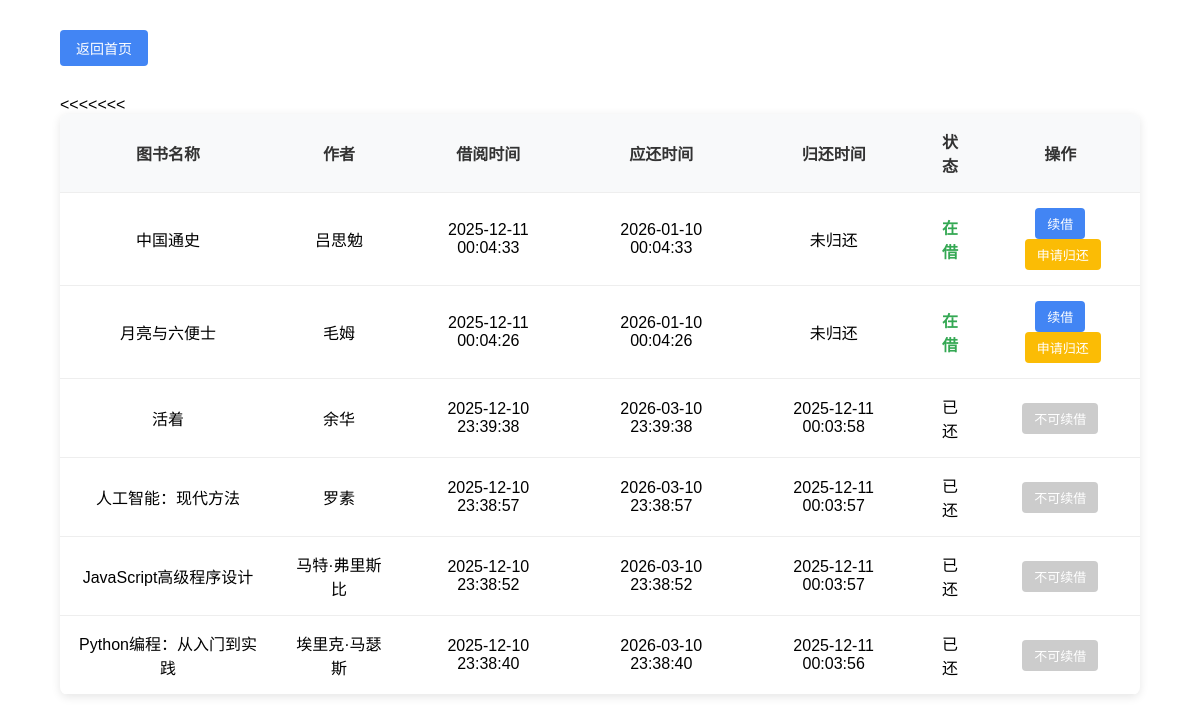
The app's page /user/my-borrows (signed in) with its own data.
### tables this page shows
CREATE TABLE borrow_record (
            id INTEGER PRIMARY KEY AUTOINCREMENT,
            user_id INTEGER NOT NULL,
            book_id INTEGER NOT NULL,
            borrow_time TEXT NOT NULL,
            due_time TEXT NOT NULL,
            return_time TEXT,
            renew_count INTEGER DEFAULT 0,
            overdue_days INTEGER DEFAULT 0,
            fine REAL DEFAULT 0,
            status INTEGER DEFAULT 1,  --1:在借, 2:已还, 3:逾期
            FOREIGN KEY (user_id) REFERENCES user(id),
            FOREIGN KEY (book_id) REFERENCES book(id)
        );

CREATE TABLE book (
            id INTEGER PRIMARY KEY AUTOINCREMENT,
            isbn TEXT UNIQUE NOT NULL,
            title TEXT NOT NULL,
            author TEXT NOT NULL,
            publisher TEXT NOT NULL,
            publish_date TEXT NOT NULL,
            category_id INTEGER,
            price REAL NOT NULL,
            stock INTEGER NOT NULL DEFAULT 0,
            cover TEXT,  -- 封面路径
            description TEXT,
            FOREIGN KEY (category_id) REFERENCES book_category(id)
        );

### app.py (the view)
@app.route('/user/my-borrows')
def my_borrows():
    if 'user_id' not in session or session['identity'] != 'student':
        return redirect(url_for('login'))
    db = get_db()
    borrows = db.execute('''
        SELECT br.*, b.title as book_title, b.author as book_author
        FROM borrow_record br
        LEFT JOIN book b ON br.book_id = b.id
        WHERE br.user_id = ?
        ORDER BY br.borrow_time DESC
    ''', (session['user_id'],)).fetchall()
    return render_template('my_borrows.html', borrows=borrows)

### app.py (called while the page is built)
def get_db():
    conn = sqlite3.connect(DATABASE)
    conn.row_factory = sqlite3.Row  # 允许通过列名访问数据
    return conn

### templates/my_borrows.html (shortened to what this page needs)
<!DOCTYPE html>
<html lang="zh-CN">
<head>
    <link rel="stylesheet" href="{{ url_for('static', filename='style.css') }}">
</head>
<body>
    <div class="borrow-container">
        <div class="header">
            <a href="{{ url_for('user_home') }}" class="back-btn">返回首页</a>
        </div>
        {% if borrows %}
            <table class="borrow-table">
                <thead>
                    <tr>
                        <<th>图书名称</th>
                        <<th>作者</th>
                        <<th>借阅时间</th>
                        <<th>应还时间</th>
                        <<th>归还时间</th>
                        <<th>状态</th>
                        <<th>操作</th>
                    </tr>
                </thead>
                <tbody>
                    {% for borrow in borrows %}
                        <tr>
                            <td>{{ borrow.book_title }}</td>
                            <td>{{ borrow.book_author }}</td>
                            <td>{{ borrow.borrow_time }}</td>
                            <td>{{ borrow.due_time }}</td>
                            <td>{{ borrow.return_time or '未归还' }}</td>
                            <td>
                                {% if borrow.status == 1 %}
                                    <span class="status-normal">在借</span>
                                {% elif borrow.status == 2 %}
                                    <span>已还</span>
                                {% elif borrow.status == 3 %}
                                    <span class="status-overdue">逾期</span>
                                {% endif %}
                            </td>
                            <td>
                                {% if borrow.status == 1 and borrow.renew_count < 2 %}
                                    <form method="post" action="{{ url_for('renew_book') }}" style="display:inline;">
                                        <button type="submit" class="renew-btn">续借</button>
                                    </form>
                                {% else %}
                                    <button class="renew-btn" disabled>不可续借</button>
                                {% endif %}
                                {% if borrow.status == 1 %}
                                    <form method="post" action="{{ url_for('request_return') }}" style="display:inline; margin-left:5px;">
                                        <button type="submit" class="return-request-btn">申请归还</button>
                                    </form>
                                {% endif %}
                            </td>
                        </tr>
                    {% endfor %}
                </tbody>
            </table>
        {% else %}
            <div class="no-data">暂无借阅记录</div>
        {% endif %}
    </div>
</body>
</html>

### static/style.css (style rules this page uses)
body { margin: 0; padding: 0; font-family: Arial, sans-serif; }
.return-request-btn { padding: 6px 12px; background-color: #fbbc05; color: white; border: none; border-radius: 4px; cursor: pointer; text-decoration: none; font-size: 13px; }

### templates/my_borrows.html (style rules this page uses)
.borrow-container { width: 90%; margin: 0 auto; padding: 30px 0; }
.header { display: flex; justify-content: space-between; align-items: center; margin-bottom: 30px; }
.back-btn { padding: 8px 16px; background-color: #4285f4; color: white; border: none; border-radius: 4px; cursor: pointer; text-decoration: none; font-size: 14px; }
.borrow-table { width: 100%; border-collapse: collapse; background-color: white; border-radius: 8px; overflow: hidden; box-shadow: 0 2px 10px rgba(0,0,0,0.1); }
.borrow-table th, .borrow-table td { padding: 15px; text-align: center; border-bottom: 1px solid #eee; }
.borrow-table th { background-color: #f8f9fa; color: #333; font-weight: 600; }
.status-normal { color: #34a853; font-weight: 600; }
.renew-btn { padding: 6px 12px; background-color: #4285f4; color: white; border: none; border-radius: 4px; cursor: pointer; text-decoration: none; font-size: 13px; }
.renew-btn:disabled { background-color: #ccc; cursor: not-allowed; }

### records on screen
borrow_record: book_title "中国通史", book_author "吕思勉", borrow_time "2025-12-11 00:04:33", due_time "2026-01-10 00:04:33", return_time "未归还", status "在借"
borrow_record: book_title "月亮与六便士", book_author "毛姆", borrow_time "2025-12-11 00:04:26", due_time "2026-01-10 00:04:26", return_time "未归还", status "在借"
borrow_record: book_title "活着", book_author "余华", borrow_time "2025-12-10 23:39:38", due_time "2026-03-10 23:39:38", return_time "2025-12-11 00:03:58", status "已还"
borrow_record: book_title "人工智能：现代方法", book_author "罗素", borrow_time "2025-12-10 23:38:57", due_time "2026-03-10 23:38:57", return_time "2025-12-11 00:03:57", status "已还"
borrow_record: book_title "JavaScript高级程序设计", book_author "马特·弗里斯比", borrow_time "2025-12-10 23:38:52", due_time "2026-03-10 23:38:52", return_time "2025-12-11 00:03:57", status "已还"
borrow_record: book_title "Python编程：从入门到实践", book_author "埃里克·马瑟斯", borrow_time "2025-12-10 23:38:40", due_time "2026-03-10 23:38:40", return_time "2025-12-11 00:03:56", status "已还"
